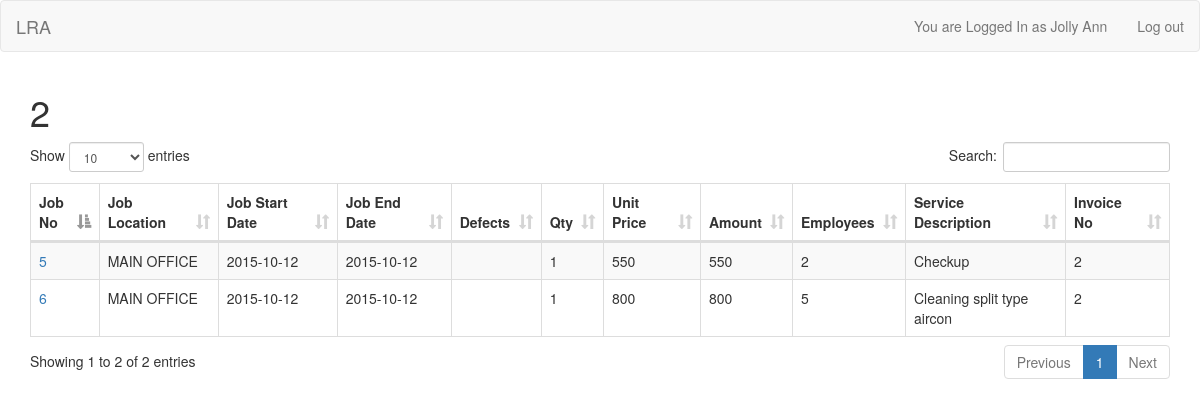
Page /view.php?id=2 (signed in) on the committed database.
### tables this page shows
CREATE TABLE IF NOT EXISTS `JOB_ORDERS` (
  `jobNO` int(11) NOT NULL,
  `JobLocation` varchar(50) NOT NULL,
  `JobStrDate` date NOT NULL,
  `JobEnDate` date NOT NULL,
  `Defects` varchar(100) NOT NULL,
  `Qty` int(11) NOT NULL,
  `UnitPrice` double NOT NULL,
  `Amount` double NOT NULL,
  `EmpNo` int(11) NOT NULL,
  `ServiceNo` int(11) NOT NULL,
  `InvoiceNo` int(11) NOT NULL
);

CREATE TABLE IF NOT EXISTS `SERVICES` (
  `ServiceNo` int(11) NOT NULL,
  `ServiceDesc` varchar(100) NOT NULL,
  `ServicePrice` double NOT NULL
);

CREATE TABLE IF NOT EXISTS `INVOICES` (
  `InvoiceNo` int(11) NOT NULL,
  `InvoiceDate` date NOT NULL,
  `InvoiceDesc` varchar(50) NOT NULL,
  `TotalDue` double NOT NULL,
  `BalanceAmt` double NOT NULL,
  `Discount` double NOT NULL,
  `CustNo` int(11) NOT NULL
);

### view.php (the view, shortened to what this page needs)
<?php
    require 'pdo.php';
?>
<?php include('./includes/header.php') ?>
<?php include('./includes/nav-header.php') ?>
<div class="container">
<?php
    if (isset($_SESSION['username'])) {
        $id = $_GET['id'];
        $query = $db->query("SELECT * FROM JOB_ORDERS J,SERVICES S , INVOICES I WHERE I.CustNo ='$id' AND J.InvoiceNo = I.InvoiceNo AND J.ServiceNo= S.ServiceNo");
        echo "<h1>" . $id . "</h1>";
        echo "<table id='customer_account_table' class='table'>";
        echo "<thead>";
        echo "<tr>";
        echo "<th>Job No</th>";
        echo "<th>Job Location</th>";
        echo "<th>Job Start Date</th>";
        echo "<th>Job End Date</th>";
        echo "<th>Defects</th>";
        echo "<th>Qty</th>";
        echo "<th>Unit Price</th>";
        echo "<th>Amount</th>";
        echo "<th>Employees</th>";
        echo "<th>Service Description</th>";
        echo "<th>Invoice No</th>";
        echo "</tr>";
        echo "<thead>";
        echo "<tbody>";
        while ($r = $query->fetch()) {
            echo "<tr>";
                echo "<td><a href='bill.php?id=" . $r['jobNO'] . "'>". $r['jobNO'] ."</a></td>";
                echo "<td>" . $r['JobLocation'] ."</a></td>";
                echo "<td>" . $r['JobStrDate'] . '</td>';
                echo "<td>" . $r['JobEnDate'] . '</td>';
                echo "<td>" . $r['Defects'] . '</td>';
                echo "<td>" . $r['Qty'] . '</td>';
                echo "<td>" . $r['UnitPrice'] . '</td>';
                echo "<td>" . $r['Amount'] . '</td>';
                echo "<td>" . $r['EmpNo'] . '</td>';
                echo "<td>" . $r['ServiceDesc'] . '</td>';
                echo "<td>" . $r['InvoiceNo'] . '</td>';
            echo "</tr>" . "\n";
        }
        echo "</tbody>";
        echo "</table>";
    }
 ?>
 </div>
<?php include('./includes/footer.php') ?>

### rows in the picture
job_orders: jobNO "5", JobLocation "MAIN OFFICE", JobStrDate "2015-10-12", JobEnDate "2015-10-12", Qty "1", UnitPrice "550", Amount "550", EmpNo "2", ServiceNo.ServiceDesc "Checkup", InvoiceNo.InvoiceNo "2"
job_orders: jobNO "6", JobLocation "MAIN OFFICE", JobStrDate "2015-10-12", JobEnDate "2015-10-12", Qty "1", UnitPrice "800", Amount "800", EmpNo "5", ServiceNo.ServiceDesc "Cleaning split type aircon", InvoiceNo.InvoiceNo "2"

### other values in the picture
$_SESSION['firstname'] "Jolly Ann"
$id "2"
